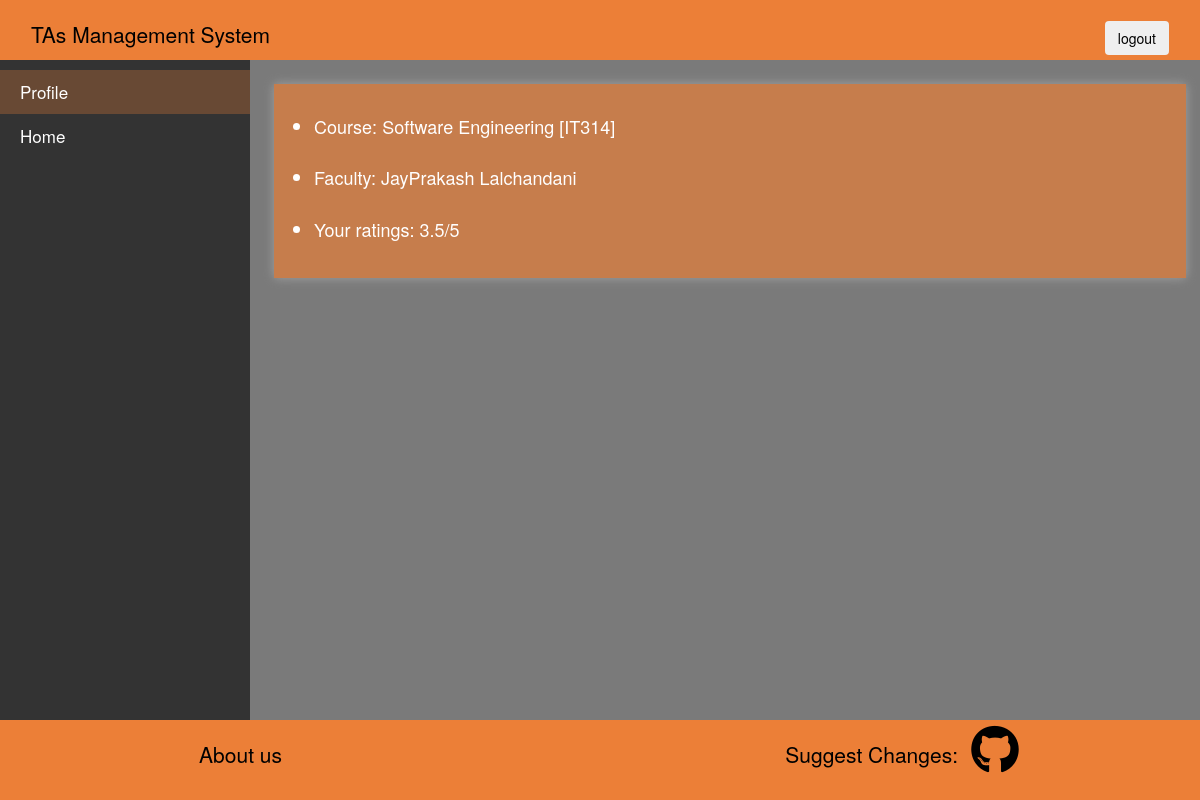
Page /Main/TA/viewCourse/9 on the committed database.
### Main/models.py (models this page shows, shortened)
class course(models.Model):
    name = models.CharField(max_length=50,null=False)
    courseid =models.CharField(max_length=20)
    program_year=models.CharField(max_length=20)
    number_of_TA = models.IntegerField(null=False)
    class Meta:
        unique_together=('courseid','program_year')

class ta(models.Model):
    name = models.CharField(max_length=30,null=False)
    pwd = models.CharField(max_length=8,null=False)
    cid = models.ForeignKey(course,on_delete=models.CASCADE,null=True)
    mail = models.EmailField(max_length=30,null=False,unique=True)
    year = models.IntegerField(null=False)
    ratings = models.FloatField(default=0,null=False)
    status = models.CharField(default='Not Assigned',max_length=12)
    an= models.BooleanField(default=False)

class faculty(models.Model):
    name = models.CharField(max_length=30,null=False)
    pwd = models.CharField(max_length=8,null=False)
    cid = models.OneToOneField(course,on_delete=models.CASCADE)
    mail = models.EmailField(max_length=30,null=False,unique=True)#login
    an= models.BooleanField(default=False)

### Main/views.py (the view)
# urls.py: path('TA/viewCourse/<str:id>', viewCourse,  name='viewcourse'),
def viewCourse(request, id):
    obj = ta.objects.get(id=id)
    filtered_ratings = rating.objects.filter(TAObj = obj)
    if filtered_ratings:
        total=0
        for star in filtered_ratings:
            total+=star.rate
        obj.ratings= round(total/filtered_ratings.count(), 2)
        obj.save()
    if obj.status == 'Not Assigned':
        text = "You are not assigned to any course yet!"
        context = {'taid' : obj.id, 'user':obj, 'message': text}
        return render(request,'viewAssignedCourse.html', context)
    else:
        cours = course.objects.get(courseid = obj.cid.courseid, program_year= obj.cid.program_year)
        fac= faculty.objects.filter(cid = obj.cid)
        if fac.exists():
            fac= faculty.objects.get(cid = obj.cid)
            text = ""
            context = { 'viewCourse':cours, 'fac':fac, 'user':obj, 'message':text}
            return render(request, 'viewAssignedCourse.html', context)
        else:
            text = "Your course is still not assigned to any faculty!!"
            context = { 'viewCourse':cours, 'user':obj, 'message':text}
            return render(request,'viewAssignedCourse.html', context)

### templates/viewAssignedCourse.html (shortened to what this page needs)
{% extends 'header.html' %}
{% load static %}
{% block mid %}
  <div class="main">
  <div class="mid">
      <p>{{message}}</p>
<ul>
    <li> Course: {{viewCourse.name}} [{{user.cid.courseid}}] </li>
    <br>
    <li> Faculty: {{fac.name}}</li>
    <br>
    <li> Your ratings: {{user.ratings}}/5</li>
    <br>
</ul>
  </div>
</div>
{%endblock mid%}
{%block sidenav%}
<div class="sidenav">
  <a class="active" href="#">Profile</a>
  <a href="{%url 'TAhome' user.id%}">Home</a>
</div>
{%endblock sidenav%}

### Main/static/basic.css (style rules this page uses)
body { margin:0; font-family: 'Gill Sans', 'Gill Sans MT', Calibri, 'Trebuchet MS', sans-serif; box-sizing: border-box; }

### templates/header.html (style rules this page uses)
.sidenav { width: 250px; position: fixed; top: 60px; background-color: #333; overflow: auto; padding-top: 10px; bottom: 80px; }
.sidenav a { padding: 10px 10px 10px 20px; text-decoration: none; font-size: 17px; color: #333; display: block; color: white; background-image: none; padding-left: auto; }
.sidenav a.active { background-color: #ec7f3748; text-transform:inherit; }
.main { margin-left: 250px; width: 100%; position: fixed; background-color: rgb(122, 122, 122); overflow: auto; top: 60px; bottom: 80px; padding-inline-start: 0%; padding-inline-end: 0%; }
.mid { width: 76%; background-color: #ec7f37ab; top: 60px; bottom: 80px; float: center; display: block; overflow: auto; margin-top: 2%; margin-left: 2%; height: auto; box-shadow: 0 0px 10px 0 rgba(176, 176, 176, 0.724); }
.mid p { font-size:xx-large; padding: 10px; text-align: center; font-weight: bolder; color:white; }

### templates/viewAssignedCourse.html (style rules this page uses)
.mid ul { font-size: large; color: white; }

### rows in the picture
course: name "Software Engineering"
ta: cid.courseid "IT314", ratings "3.5"
faculty: name "JayPrakash Lalchandani"
